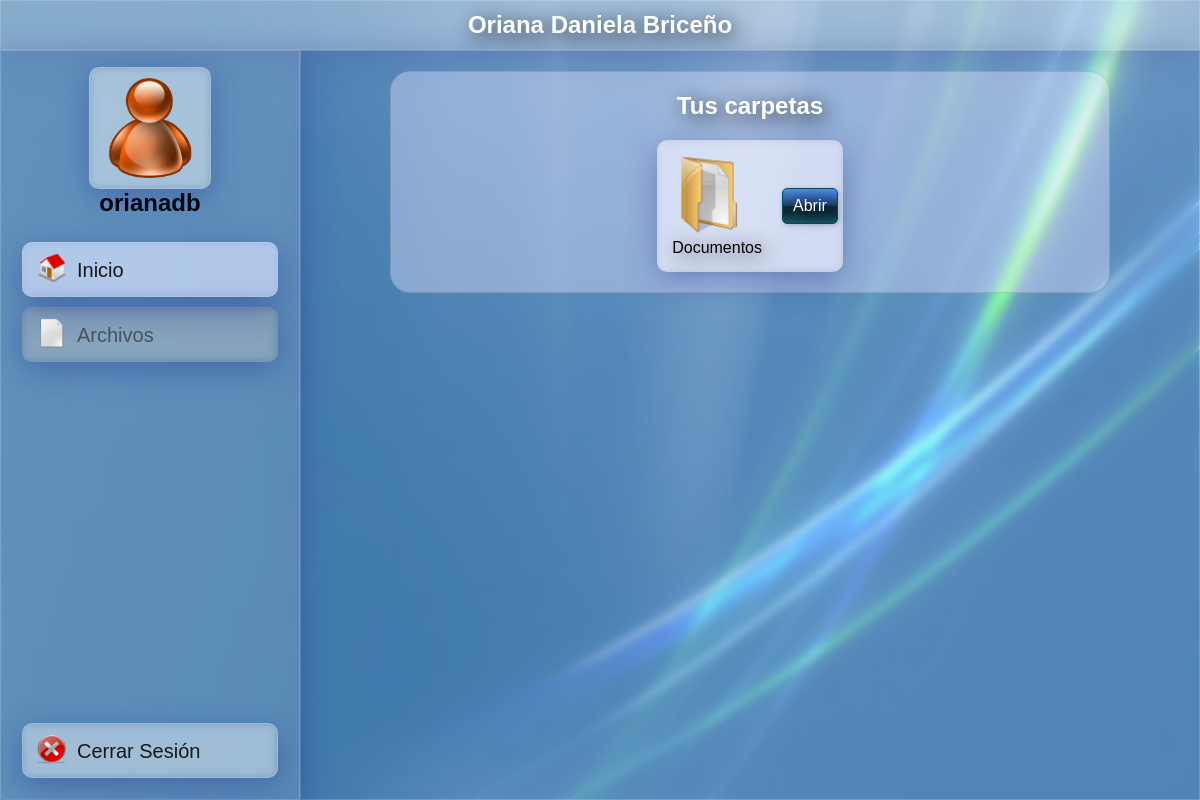
The page /catWeb/views/user/user-folders.php (signed in) on the database its author committed.
### tables this page shows
CREATE TABLE `users` (
  `id` bigint(20) NOT NULL,
  `username` varchar(100) NOT NULL,
  `passwd` varchar(200) NOT NULL,
  `name` varchar(100) NOT NULL,
  `1surname` varchar(100) NOT NULL,
  `2surname` varchar(100) NOT NULL,
  `dni` varchar(100) NOT NULL,
  `color` varchar(100) NOT NULL,
  `created` timestamp NOT NULL DEFAULT current_timestamp() ON UPDATE current_timestamp(),
  `admin` tinyint(1) NOT NULL
);

CREATE TABLE `folders` (
  `id` bigint(20) NOT NULL,
  `user_id` bigint(20) NOT NULL,
  `name` varchar(200) NOT NULL
);

### catWeb/functions/get_details.php (called while the page is built, shortened)
<?php
function get_user_details($username,$con) {
    $query = "SELECT * FROM users WHERE username = '$username' limit 1";
    $result = mysqli_query($con, $query);
    if($result && mysqli_num_rows($result) > 0)
        {
            $user_data = mysqli_fetch_assoc($result);
            return $user_data;
        }
}
?>

### catWeb/views/user/user-folders.php (the view, shortened to what this page needs)
<?php
    include('../../functions/config.php');
    include_once('../../functions/get_details.php');
    include('../../functions/get_files_folders.php');
    $username = $_SESSION['username'];
    $color = $_SESSION['color'];
    $user_details = get_user_details($username,$con);
?>
<!DOCTYPE html>
<html lang="en">
<head>
    <link rel="stylesheet" href="../../styles/main.css">
    <link rel="stylesheet" href="../../styles/buttons.css">
</head>
<body>
    <header>
        <span class="header-title"><?=$user_details['name']?> <?=$user_details['1surname']?>
                        <?=$user_details['2surname']?></span>
    </header>
    <div class="main-container">
        <aside class="sidebar">
            <div class="sidebar-content">
                <div class="user-box">
                    <nav class="user-info">
                        <div class="user-pfp">
                            <img src="../../img/pfp/<?=$color?>.webp">
                        </div>
                        <span class="username"><?= $username ?></span>
                    </nav>
                </div>
                <a href="#" class="nav-link active">
                    <div class="icon">
                        <img src="../../icons/home.png" alt="home">
                    </div>
                    <span class="description">Inicio</span>
                </a>
                <a href="#" class="nav-link disabled">
                    <div class="icon">
                        <img src="../../icons/document.png" alt="home">
                    </div>
                    <span class="description">Archivos</span>
                </a>
                <a href="../../functions/logout.php" class="nav-link">
                    <div class="icon">
                        <img src="../../icons/close.png" alt="home">
                    </div>
                    <span class="description">Cerrar Sesión</span>
                </a>
            </div>
        </aside>
        <main class="content">
            <div class="admin-dashboard">
                <div class="title">
                    <span class="inner-text">Tus carpetas</span>
                </div>
                <div class="folder-box">
                    <?php get_folders($_SESSION['is_admin'],$user_details['id'],$con) ?>
                </div>
            </div>
        </main>
    </div>
</body>
</html>

### catWeb/functions/get_files_folders.php (shortened to what this page needs)
<?php
    function get_folders($admin,$user_id,$con){
        $query = "SELECT * FROM folders WHERE user_id = '$user_id'";
        $result = mysqli_query($con,$query);
        if(mysqli_num_rows($result) > 0){
                while($row = mysqli_fetch_assoc($result)){
                    $id = $row['id'];
                    $name = $row['name'];
            ?>
<div class="folder-element">
    <div class="folder">
        <div class="icon">
            <img src="../../icons/file.png" alt="folder-icon">
        </div>
        <div class="folder-info">
            <span class="description">
                <?=$name?>
            </span>
        </div>
    </div>
    <div class="actions">
        <a href="../../functions/update_folder_details.php?folder=<?= urlencode($id); ?>"
            class="button-primary">Abrir</a>
    </div>
</div>
<?php }} else {
            echo "<h6 class='error-message big-font'> ESTE USUARIO NO TIENE CARPETAS ASOCIADAS </h6>";
        }}
            ?>

### catWeb/styles/main.css (style rules this page uses)
* { margin: 0; padding: 0; box-sizing: border-box; }
body { font-family: 'Gill Sans', 'Gill Sans MT', Calibri, 'Trebuchet MS', sans-serif; background-image: url('../img/background.webp'); background-size: 100vw 100vh; background-attachment: fixed; }
header { height: 50px; display: flex; background: rgba( 255, 255, 255, 0.5 ); box-shadow: 0 8px 32px 0 rgba( 31, 38, 135, 0.37 ); backdrop-filter: blur( 4px ); -webkit-backdrop-filter: blur( 4px ); border: 1px solid rgba( 255, 255, 255, 0.18 ); }
.header-title { font-weight: 700; font-size: 24px; margin: auto; color: white; text-shadow: 4px 4px 20px rgba(0,0,0,0.9); }
.main-container { display: flex; min-height: calc(100vh - 50px); }
.title { display: flex; justify-content: center; margin: 20px; }
.title .inner-text { font-weight: 700; font-size: 24px; margin: auto; color: white; text-shadow: 4px 4px 20px rgba(0,0,0,0.9); }
.sidebar { inset: 0 auto 0 0; padding: 1rem; min-width: 300px; z-index: 10; background: rgba( 255, 255, 255, 0.35 ); box-shadow: 0 8px 32px 0 rgba( 31, 38, 135, 0.37 ); backdrop-filter: blur( 4px ); -webkit-backdrop-filter: blur( 4px ); border: 1px solid rgba( 255, 255, 255, 0.18 ); }
.sidebar-content { height: 100%; display: flex; flex-flow: column; }
.user-box { display: flex; flex-direction: column; width: 100%; align-items: center; justify-content: center; text-align: center; font-size: 24px; font-weight: 700; margin-bottom: 20px; }
.user-pfp { display: flex; flex-direction: column; gap: 20px; padding: 10px; background: rgba( 255, 255, 255, 0.15 ); box-shadow: 0 8px 32px 0 rgba( 31, 38, 135, 0.37 ); backdrop-filter: blur( 4px ); -webkit-backdrop-filter: blur( 4px ); border-radius: 10px; border: 1px solid rgba( 255, 255, 255, 0.18 ); }
.user-box .user-pfp img { width: 100px; }
.sidebar .nav-link:last-child { margin-top: auto; }
.sidebar .nav-link { text-decoration: none; color: #000; font-size: 20px; margin: 5px; display: flex; align-items: center; gap: 0.625rem; padding: 0.625rem 0.875rem; line-height: 1; background: rgba( 255, 255, 255, 0.1 ); box-shadow: 0 8px 32px 0 rgba( 31, 38, 135, 0.37 ); backdrop-filter: blur( 4px ); -webkit-backdrop-filter: blur( 4px ); border-radius: 10px; border: 1px solid rgba( 255, 255, 255, 0.18 ); transition: all 0.3s; }
.sidebar .nav-link.active { background: rgba(203, 217, 255, 0.5); color: black; }
.sidebar .nav-link .description { color: #181818; }
.sidebar .nav-link.disabled { background: rgba(0, 0, 0, 0.1); cursor: default; border: 1px solid rgba(175, 175, 175, 0.18); }
.sidebar .nav-link.disabled .description { color: rgb(70, 82, 92); }
.icon img { width: 30px; }
.content { flex-grow: 1; display: flex; flex-flow: column; align-items:center; background: rgba( 255, 255, 255, 0.25 ); box-shadow: 0 8px 32px 0 rgba( 31, 38, 135, 0.37 ); backdrop-filter: blur( 4px ); -webkit-backdrop-filter: blur( 4px ); border: 1px solid rgba( 255, 255, 255, 0.18 ); }
.admin-dashboard { display: flex; flex-direction: column; align-items: center; margin: 20px; width: 60vw; min-height: 100px; background: rgba(231, 228, 255, 0.4); border: 1px solid rgba(70, 70, 70, 0.18); border-radius: 20px; color: black; text-shadow: 4px 4px 20px rgba(0,0,0,0.9); transition: all 0.3s ease; }
.folder-box { display: flex; justify-content: space-around; flex-wrap: wrap; width: 90%; height: 100%; gap: 20px; margin-bottom: 20px; }
.folder-info { display: flex; flex-direction: column; align-items: center; }
.folder-element { display: flex; justify-content: center; align-items: center; padding: 5px; gap: 10px; background: rgba( 255, 255, 255, 0.25 ); box-shadow: 0 8px 32px 0 rgba( 31, 38, 135, 0.37 ); backdrop-filter: blur( 4px ); -webkit-backdrop-filter: blur( 4px ); border-radius: 10px; }
.folder-element .folder { display: flex; flex-direction: column; justify-content: center; align-items: center; margin: 10px; }
.folder-element .folder img { width: 80px; }
.folder-element .actions { display: flex; flex-direction: column; justify-content: center; text-align: center; gap: 10px; }

### catWeb/styles/buttons.css (style rules this page uses)
.button-primary { cursor: pointer; text-decoration: none; padding: 10px; background: linear-gradient( to bottom, #518ee9 0%, #1a3c68 50%, #0d2c3a 51%, #0f2d3f 70%, #1a5661 100% ); box-shadow: 1px 1px 5px rgba(0, 0, 0, 0.2); border-radius: 5px; border: none; color: white; padding: 8px 10px; transition-duration: 0.2s; border: solid #02505e 1.8px; }

### rows shown on the page
users: name "Oriana", 1surname "Daniela", 2surname "Briceño"
folders: name "Documentos"

### other values the page prints
$username "orianadb"
